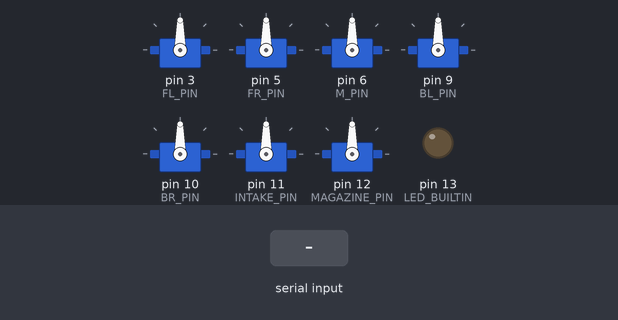
Recording of a sketch running on a simulated Arduino Uno, built with avr-gcc and run on an emulated ATmega328P. Shown: 7 × servo, output pins drawn as LEDs (lit = HIGH). The test bench sets the inputs (shaded band).

Above: at 1.4 s.
1.5 s: "1\n" received over Serial
At 2.1 s:
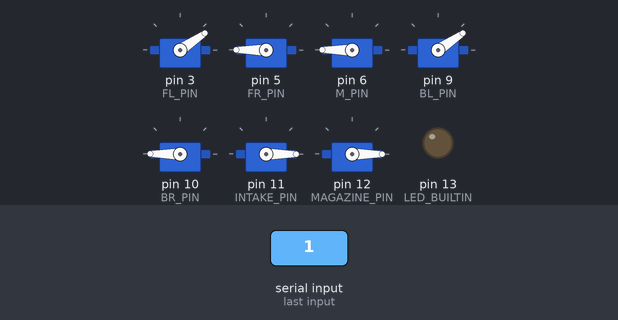
3.0 s: "0\n" received over Serial
At 3.4 s:
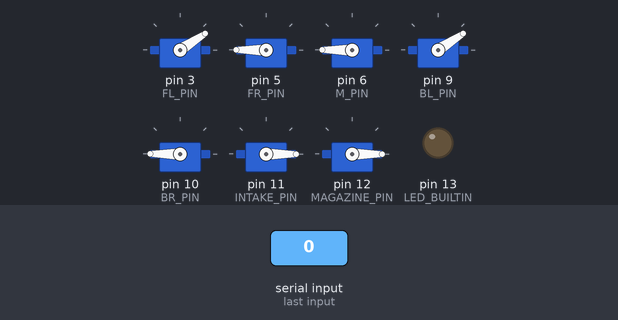
Timing chart, 0 to 6.0 s (numbered marks = the images above; inputs shaded):
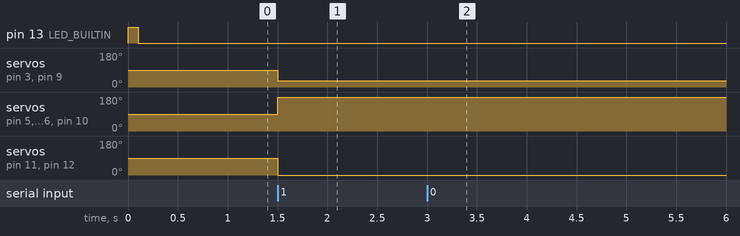

Measured:
- after the input at 1.5 s, servo on pin 3 (FL_PIN), servo on pin 9 (BL_PIN): 90° → 34° at once; servo on pin 5 (FR_PIN), servo on pin 6 (M_PIN), servo on pin 10 (BR_PIN): 90° → 180° at once; servo on pin 11 (INTAKE_PIN), servo on pin 12 (MAGAZINE_PIN): 90° → 0° at once
- after the input at 3.0 s, servo on pin 3 (FL_PIN), servo on pin 9 (BL_PIN): 34° → 33° at once

The sketch:

Josh-3-18-25-Ballin.ino
```cpp
#include <Servo.h>

Servo fl, fr, m, bl, br, intake, magazine;
//  Apparently the Arduino Servo library uses
// *software*-generated PWM, so you can use any Digital pins :D (not just "PWM" pins)
// edit: nvm it was vibing wrong
const int FL_PIN = 3,
          FR_PIN = 5,
          M_PIN = 6,
          BL_PIN = 9,
          BR_PIN = 10,
          INTAKE_PIN = 11,
          MAGAZINE_PIN = 12;

// Note: Arduino `int` and `long` are 16 and 32 bits.
// If you want human-predictable datatype widths, use int8_t and similar types.

// Motor flips: if true, the drive() functions will flip the direction!
const bool FL_FLIPPED = false,
           FR_FLIPPED = false,
           M_FLIPPED = true,
           BL_FLIPPED = false,
           BR_FLIPPED = false,
           INTAKE_FLIPPED = false,
           MAGAZINE_FLIPPED = true;


// [ x, y, rotation, intake, magazine ]
// const int BUF_SIZE = 4;
const int BUF_SIZE = 6;
// We haven't decided yet if the intake and magazine will be analog or not though...
uint8_t buf[BUF_SIZE];


void setup() {
  // delay(5000);

  Serial.begin(115200);

  fl.attach(FL_PIN);
  fr.attach(FR_PIN);
  m.attach(M_PIN);
  bl.attach(BL_PIN);
  br.attach(BR_PIN);
  intake.attach(INTAKE_PIN);
  magazine.attach(MAGAZINE_PIN);

  pinMode(LED_BUILTIN, OUTPUT);
  blink_led();  // to show that it's booted up
}

void loop() {
  // holonomic_drive(0, 255, 0);

  // run_systems_test();
  run_from_serial();
  // delay(10);
}

void run_systems_test() {
  // speed out of 0-255, above 127 is forwards
  const int test_speed = 160, delay_time_ms = 2000;

  auto stop = []() {
    holonomic_drive(127, 127, 127);
  };

  auto test_move = [&](int horizontal, int forward, int rotation) {
    stop();
    blink_led();
    delay(delay_time_ms);
    holonomic_drive(horizontal, forward, rotation);
    delay(delay_time_ms);
    stop();
  };

  delay(5000);
  test_move(127, test_speed, 127);
  test_move(127, -test_speed, 127);

  test_move(test_speed, 127, 127);
  test_move(-test_speed, 127, 127);

  test_move(127, 127, test_speed);
  test_move(127, 127, -test_speed);


  // // sys test v2 lol
  // Servo motors[] = { fl, fr, m, bl, br, intake, magazine };
  // for (auto motor : motors) {
  //   // blink_led();
  //   // motor.write(180);
  //   // delay(2000);
  //   // motor.write(90);
  //   // delay(2000);

  //   motor.write(90);
  //   for (int i = 90; i < 180; i++) {
  //     motor.write(i);
  //     delay(3);
  //   }
  //   for (int i = 180; i > 0; i--) {
  //     motor.write(i);
  //     delay(3);
  //   }
  //   for (int i = 0; i < 90; i++) {
  //     motor.write(i);
  //     delay(3);
  //   }
  //   motor.write(90);

  //   blink_led();
  //   // delay(1000);
  // }
  // exit(0);
}


void blink_led() {
  digitalWrite(LED_BUILTIN, HIGH);
  delay(100);
  digitalWrite(LED_BUILTIN, LOW);
  delay(100);
}

void run_from_serial() {
  if (Serial.available() > 0) {
    // Read incoming data
    // buf[0] = 127;
    // buf[1] = 230;
    // buf[2] = 127;
    // buf[3] = 127;
    // buf[4] = 127;
    Serial.readBytesUntil('\n', buf, BUF_SIZE);

    // Parse incoming data -- this is effectively the "protocol"
    // int horizontal = map(buf[0], 0, 255, 0, 180);
    // int forward = map(buf[1], 0, 255, 0, 180);
    // int rotation = map(buf[2], 0, 255, 0, 180);
    // Control scheme is thus: LeftY = fwd/bkwd; RightX = turn
    // It is the Pi's responsibility to send Y Positive UP!
    // (This is not the norm for HID controllers, which send Y positive *down*)

    // Drive! :)
    // holonomic_drive(horizontal, forward, rotation);
    // holonomic_drive(horizontal, 150, rotation);

    int left = map(buf[0], 0, 255, 0, 180);
    int right = map(buf[1], 0, 255, 180, 0);
    int middle = map(buf[2], 0, 255, 0, 180);

    tank_drive(left, right, middle); // wtaf

    int intake_speed = map(buf[3], 0, 255, 0, 180);
    set_intake(intake_speed);

    int magazine_speed = map(buf[4], 0, 255, 0, 180);
    set_magazine(magazine_speed);
  }

  // Wait for 10 milliseconds before repeating the loop.
  delay(10);
}


void holonomic_drive(int horizontal, int forward, int rotation) {
  int left_motors = constrain(forward + rotation, 0, 180);
  fl.write(!FL_FLIPPED ? left_motors : map(left_motors, 0, 180, 180, 0));
  bl.write(!BL_FLIPPED ? left_motors : map(left_motors, 0, 180, 180, 0));

  int right_motors = constrain(forward - rotation, 0, 180);
  fr.write(!FR_FLIPPED ? right_motors : map(right_motors, 0, 180, 180, 0));
  br.write(!BR_FLIPPED ? right_motors : map(right_motors, 0, 180, 180, 0));

  m.write(!M_FLIPPED ? horizontal : map(horizontal, 0, 180, 180, 0));
}


void tank_drive(int left, int right, int horizontal) {
  fl.write(!FL_FLIPPED ? left : map(left, 0, 180, 180, 0));
  bl.write(!BL_FLIPPED ? left : map(left, 0, 180, 180, 0));

  fr.write(!FR_FLIPPED ? right : map(right, 0, 180, 180, 0));
  br.write(!BR_FLIPPED ? right : map(right, 0, 180, 180, 0));

  m.write(!M_FLIPPED ? horizontal : map(horizontal, 0, 180, 180, 0));
}


void set_intake(int speed) {
  intake.write(speed);
}

void set_magazine(int speed) {
  magazine.write(speed);
}
```
